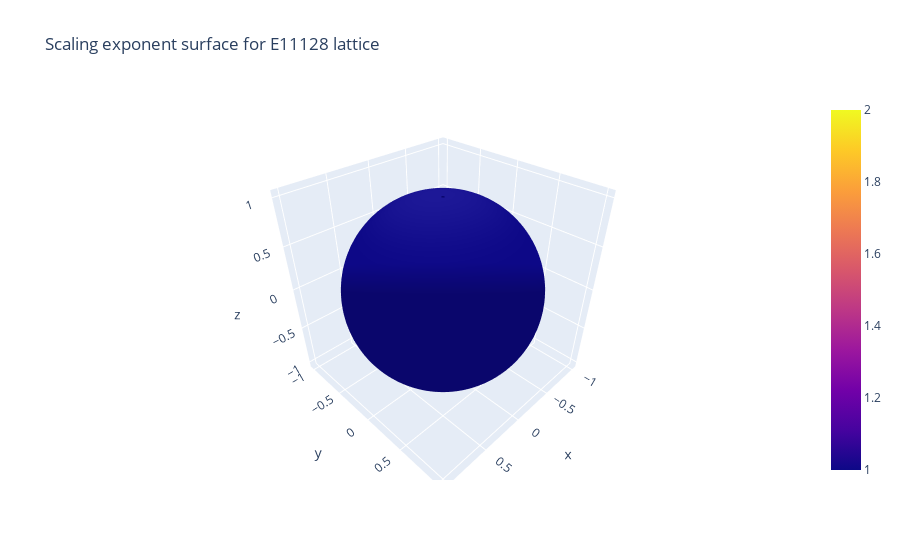

Notebook code cell kept with this figure:
### Code cell
plotting.plotly_scaling_surf(elasticity_func.numpy_Mandel_to_cart_4(C2), rel_dens=rhos, title='Scaling exponent surface for E11128 lattice').show()

### Figure 1 — Plotly figure (JSON) as saved in the notebook; plotly's stock layout.template omitted (floating-point values rounded to 4 significant figures; data arrays with more than 128 entries replaced by an {"elided": "..."} marker saying what was removed)
{"data": [{"cmax": 2, "cmin": 1, "surfacecolor": {"elided": "100x100 float values"}, "type": "surface", "x": {"elided": "100x100 float values"}, "y": {"elided": "100x100 float values"}, "z": {"elided": "100x100 float values"}}], "layout": {"title": {"text": "Scaling exponent surface for E11128 lattice"}}}
